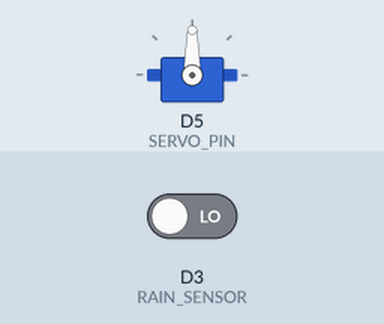
A sketch run on a simulated ESP8266 (NodeMCU). Parts: servo. Inputs (shaded band) come from the test bench; at power-on: D3 (RAIN_SENSOR) LOW. What the sketch prints to the serial monitor is not drawn.

Above: at 1.4 s.
1.5 s: D3 (RAIN_SENSOR) driven HIGH
At 2.3 s:
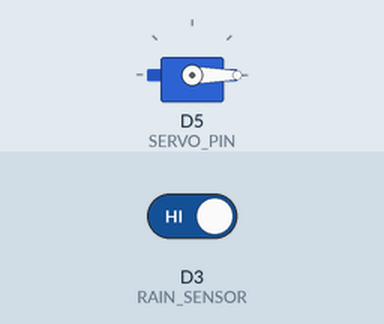
3.0 s: D3 (RAIN_SENSOR) driven LOW
At 3.5 s:
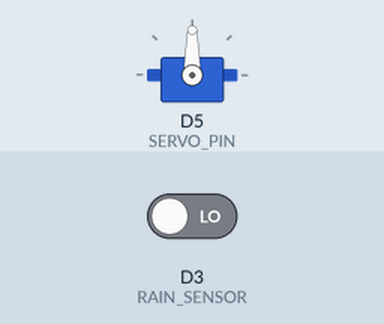
Timing chart, 0 to 6.0 s (numbered marks = the images above; inputs shaded):
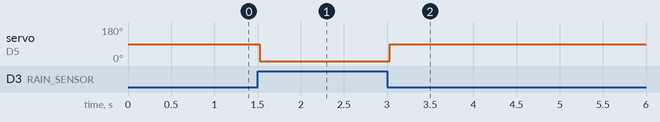

Measured:
- after the input at 1.5 s, servo on D5 (SERVO_PIN): 90° → 0° at once
- after the input at 3.0 s, servo on D5 (SERVO_PIN): 0° → 90° at once

The sketch:

main.ino
```cpp
// ===============================
// NODEMCU ESP8266 + SERVO + RAIN SENSOR
// ===============================

#include <Servo.h>
#include <Wire.h>

Servo servo;

// ---- PIN DEFINITIONS (ESP8266 GPIO) ----
#define RAIN_SENSOR  D3   // D3 (Rain sensor digital output)
#define SERVO_PIN    D5   // D5

// ---- SERVO POSITIONS ----
int close_pos = 90;     // Lid/roof closed
int open_pos  = 0;    // Lid/roof open (change if needed)

void setup() {
  Serial.begin(9600);

  pinMode(RAIN_SENSOR, INPUT);

  // ---- SERVO INIT ----
  servo.attach(SERVO_PIN, 500, 2400);
  servo.write(close_pos);   // Start closed

  Serial.println("Rain Sensor + Servo System Started");
}

void loop() {

  bool rainDetected = digitalRead(RAIN_SENSOR);
  // IMPORTANT:
  // Many rain modules output:
  //     0 = Rain detected
  //     1 = No rain

  Serial.print("Rain Sensor State: ");
  Serial.println(rainDetected);

  if (rainDetected == 1) {
    // Rain present
    Serial.println("Rain detected → Opening roof/cover");
    servo.write(open_pos);
  }
  else {
    // No rain
    Serial.println("No rain → Closing roof/cover");
    servo.write(close_pos);
  }

  delay(300);
}
```
